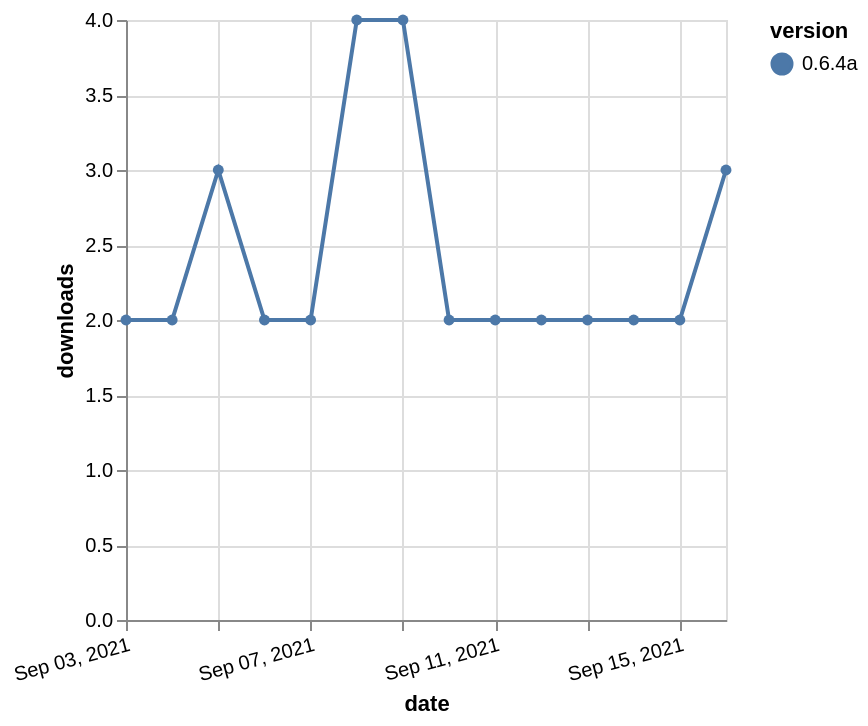

Specify this chart in Vega-Lite:
### Vega-Lite specification from a JSON file in a GitHub repository (floating-point values rounded to 4 significant figures)
{"$schema": "https://vega.github.io/schema/vega-lite/v5.json", "description": "A simple bar chart with embedded data.", "data": {"values": [{"date": "2021-09-03", "total": 5020, "delta": 2, "version": "0.6.4a"}, {"date": "2021-09-04", "total": 5022, "delta": 2, "version": "0.6.4a"}, {"date": "2021-09-05", "total": 5025, "delta": 3, "version": "0.6.4a"}, {"date": "2021-09-06", "total": 5027, "delta": 2, "version": "0.6.4a"}, {"date": "2021-09-07", "total": 5029, "delta": 2, "version": "0.6.4a"}, {"date": "2021-09-08", "total": 5033, "delta": 4, "version": "0.6.4a"}, {"date": "2021-09-09", "total": 5037, "delta": 4, "version": "0.6.4a"}, {"date": "2021-09-10", "total": 5039, "delta": 2, "version": "0.6.4a"}, {"date": "2021-09-11", "total": 5041, "delta": 2, "version": "0.6.4a"}, {"date": "2021-09-12", "total": 5043, "delta": 2, "version": "0.6.4a"}, {"date": "2021-09-13", "total": 5045, "delta": 2, "version": "0.6.4a"}, {"date": "2021-09-14", "total": 5047, "delta": 2, "version": "0.6.4a"}, {"date": "2021-09-15", "total": 5049, "delta": 2, "version": "0.6.4a"}, {"date": "2021-09-16", "total": 5052, "delta": 3, "version": "0.6.4a"}]}, "width": "container", "mark": {"type": "line", "point": {"filled": true}}, "encoding": {"x": {"field": "date", "type": "temporal", "timeUnit": "yearmonthdate", "title": "date", "axis": {"labelAngle": -15}}, "y": {"field": "delta", "type": "quantitative", "title": "downloads"}, "color": {"field": "version", "type": "nominal"}, "tooltip": {"field": "delta"}}}
